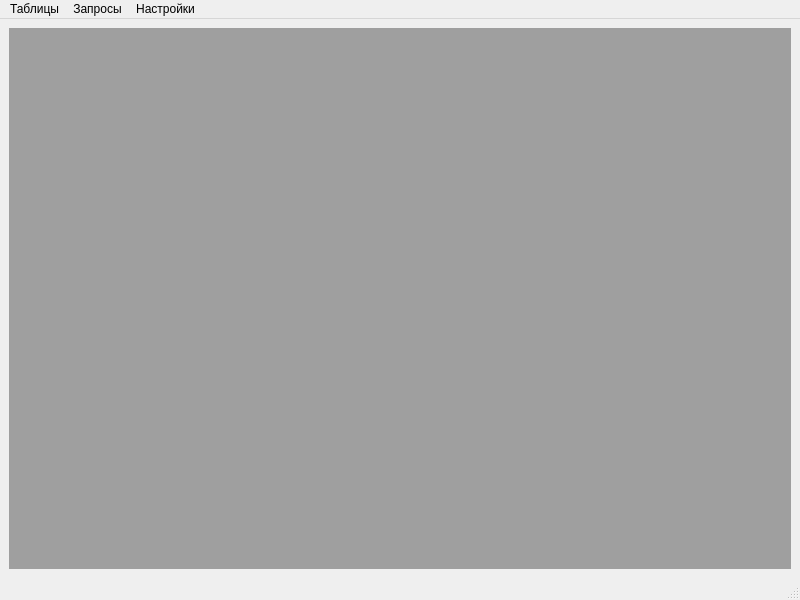
<?xml version="1.0" encoding="UTF-8"?>
<ui version="4.0">
 <class>FirstWindow</class>
 <widget class="QMainWindow" name="FirstWindow">
  <property name="geometry">
   <rect>
    <x>0</x>
    <y>0</y>
    <width>800</width>
    <height>600</height>
   </rect>
  </property>
  <property name="windowTitle">
   <string>Таблица самодельная</string>
  </property>
  <widget class="QWidget" name="centralwidget">
   <layout class="QHBoxLayout" name="horizontalLayout">
    <item>
     <widget class="QMdiArea" name="mdiArea">
      <property name="verticalScrollBarPolicy">
       <enum>Qt::ScrollBarAsNeeded</enum>
      </property>
      <property name="horizontalScrollBarPolicy">
       <enum>Qt::ScrollBarAsNeeded</enum>
      </property>
      <property name="tabsMovable">
       <bool>false</bool>
      </property>
     </widget>
    </item>
   </layout>
  </widget>
  <widget class="QMenuBar" name="menubar">
   <property name="geometry">
    <rect>
     <x>0</x>
     <y>0</y>
     <width>800</width>
     <height>21</height>
    </rect>
   </property>
   <widget class="QMenu" name="menu">
    <property name="title">
     <string>Таблицы</string>
    </property>
    <addaction name="TableX"/>
   </widget>
   <widget class="QMenu" name="menu_2">
    <property name="title">
     <string>Запросы</string>
    </property>
    <widget class="QMenu" name="menu_4">
     <property name="title">
      <string>Запросы с параметром</string>
     </property>
     <addaction name="actionQuery2"/>
    </widget>
    <addaction name="actionQuery1"/>
    <addaction name="actionQyery2"/>
    <addaction name="menu_4"/>
   </widget>
   <widget class="QMenu" name="menu_3">
    <property name="title">
     <string>Настройки</string>
    </property>
    <addaction name="action_4"/>
   </widget>
   <addaction name="menu"/>
   <addaction name="menu_2"/>
   <addaction name="menu_3"/>
  </widget>
  <widget class="QStatusBar" name="statusbar"/>
  <action name="actionQuery1">
   <property name="text">
    <string>Вывести всю таблицу</string>
   </property>
  </action>
  <action name="actionQyery2">
   <property name="text">
    <string>Вывести один столбец таблицы</string>
   </property>
  </action>
  <action name="action_4">
   <property name="text">
    <string>Подключение</string>
   </property>
  </action>
  <action name="TableX">
   <property name="text">
    <string>TableX</string>
   </property>
  </action>
  <action name="actionQuery2">
   <property name="text">
    <string>Запрос 1</string>
   </property>
  </action>
 </widget>
 <resources/>
 <connections/>
</ui>
